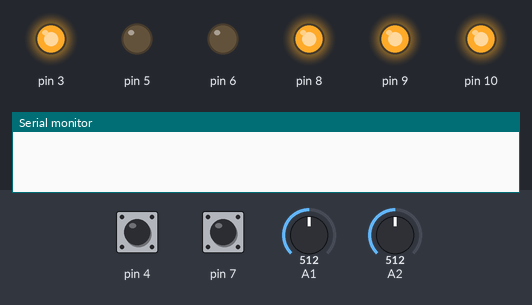
A sketch run on a simulated Arduino Uno, built with avr-gcc and run on an emulated ATmega328P. Shown: output pins drawn as LEDs (lit = HIGH), the last lines printed to the serial monitor. Dashed ring = blinking. Inputs (shaded band) come from the test bench; at power-on: pin 4 HIGH, pin 7 HIGH, A1 = 512, A2 = 512. Pins used as bus, display or sensor lines are not drawn.

Above: at 1.2 s.
1.3 s: pin 4 pulled LOW for 3.2 s
At 7.4 s:
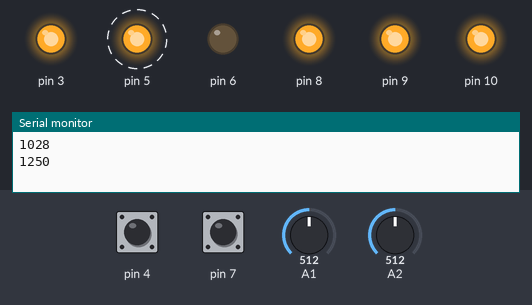
7.5 s: pin 4 pulled LOW for 0.15 s
9.3 s: pin 7 pulled LOW for 0.15 s
At 10.1 s:
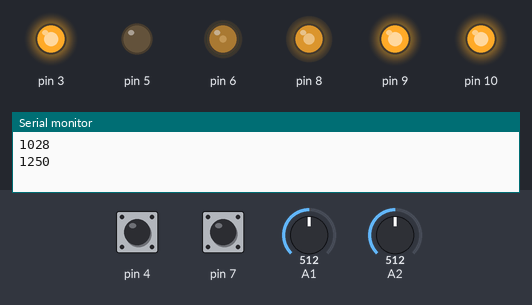
Timing chart, 0 to 17.0 s (numbered marks = the images above; inputs shaded):
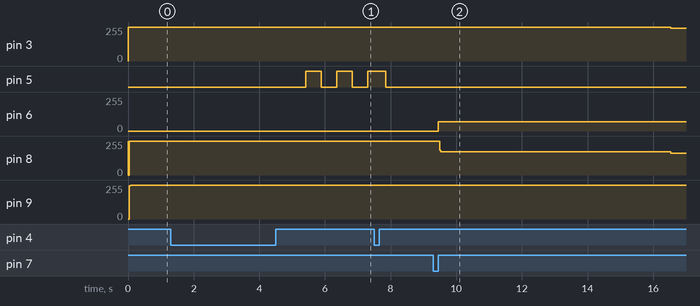

The sketch:

Arduino_Controller_Code.ino
```cpp
//Import the SPI library
#include <SPI.h>;

//CONSTANTS
// Define various ADC prescaler
//const unsigned char PS_2 = (1 << ADPS0); //Does not seem to work, ADC stops.
const unsigned char PS_4 = (1 << ADPS1);
//const unsigned char PS_8 = (1 << ADPS1) | (1 << ADPS0);
//const unsigned char PS_16 = (1 << ADPS2);
//const unsigned char PS_32 = (1 << ADPS2) | (1 << ADPS0);
//const unsigned char PS_64 = (1 << ADPS2) | (1 << ADPS1);
const unsigned char PS_128 = (1 << ADPS2) | (1 << ADPS1) | (1 << ADPS0); //Default pre-scaler in Arduino
const uint8_t d2 = 2; //ms delay in display SPI between commands
const float gammaInt = 2; //Gamma exponent for intensity
const float gammaTime = 3; //Gamma exponent for time
const uint32_t displayOff = 500000; //Number of idle cycles before display is turned off - approx. 1,000,000 cycles = 3 seconds
const uint8_t debounce = 200; //Time delay after button press/release to wait for bouncing to stop
const uint8_t buttonIntB = 70; //Saves on intensity of blue button
const uint8_t buttonIntR = 255; //Saves on intensity of red button
const uint16_t syncOn = 10; //ADC value when laser is turned on 0-5V = 0-1024
const uint16_t syncOff = 10; //ADC value when laser is turned off 0-5V = 0-1024

//VARAIBLES
uint8_t Bmode = 0; //Saves the current mode of the blue laser 0 = Manual; 1 = Scanimage sync; 2 = Scanimage trigger; 3 = Ext. Trigger;
uint8_t Rmode = 0; //Saves the current mode of the red laser 0 = Manual; 1 = Scanimage sync; 2 = Scanimage trigger; 3 = Ext. Trigger;
boolean Ron = 0; //Whether red laser is on
boolean Bon = 0; //Whether blue laser is on
char state[21] = "     ms     % Unlock"; //Array for laser state - last index is for '\0' character at end of string
uint16_t intB = 4; //Saves blue laser intensity 0-4095
uint16_t intR = 4; //Saves red laser intensity 0-4095
uint16_t timeR = 0; //Time for red laser to stay on
uint16_t timeB = 0; //Time for blue laser to stay on
uint8_t buttonIn = 0; //Saves the button command 0 = red On, 1 = blue On, 2 = red program, 3 = blue program, 4 = display program
uint32_t nCycle = 0; //Idle cycle counter
boolean dispOn = 1; //Whether display is on or off
boolean locked = 0; //Whether controls are locked or unlocked
boolean trigger = 0; //Records whether pulse has been sent for current trigger
uint16_t anaRead = 0; //Store analog pin value

void setup() {
  // set up the ADC
  ADCSRA &= ~PS_128;  // remove bits set by Arduino library
  ADCSRA |= PS_4;    //Sets sample rate to 308kHz - best temporal precision for 1-10kHz mirror
  DIDR0 = B11111111; //Turns off digital input on pins A0-A5 (PORTC) to decrease noise to ADC and current load

  Serial.begin(250000);
  Serial.setTimeout(100); //Wait up to 1 second for full byte string
  DDRD = B01101010; //Set pins 1, 3, 5, and 6 as output and the rest as input
  DDRB |= B00101011; //Set CS pins 8, 9 and SPI pins 11, 13 as output
  PORTD |= B10011000; //Set pin 3 high, and pins 4 and 7 as input pullup
  PORTB |= B00000011; //Set CS high to block SPI to components
  initializeDisplay(); //Boot the OLED display to the default text - must be initiazlized before SPI.begin

  //Initialize SPI communication
  SPI.begin();

  //Set both laser outputs to 0 intensity
  DACout(0,0);
  DACout(0,1);
  latch();
}

void loop() {
  //Check to see if a button is pressed
  if(~PIND & B10010000){
    SPI.end();
    buttonPress();
    SPI.begin();
  }
  if(dispOn){ //If inactivity timer runs out, turn off display
    nCycle++;
    if(nCycle > displayOff){
      SPI.end();
      command(B00001000); //turn off display
      dispOn = 0;
      SPI.begin();
    }
  }
  if(Bon || Ron) laserOut(); //Generate output if either laser is on
}

void laserOut(){
  //0 = Manual; 1 = Scanimage sync; 2 = Scanimage trigger; 3 = Ext. Trigger;
  if(Bon){ //If blue laser on
    if(Bmode > 2){ //If ext. trigger
      if(timeB){
        if((PIND & B00000100) && !trigger){ //If pulse goes high, latch laser on for set time
          trigger = 1;
          latch();
          delay(timeB);
          DACout(0, 1);
          latch();
          DACout(intB, 1);
        }
        else if(!(PIND & B00000100) && trigger) trigger = 0; //If pulse goes low, reset trigger
      }
      else{ //If sync have duration match pulse duration
        if((PIND & B00000100) && !trigger){ //If pulse goes high, latch laser on and load off value
          trigger = 1;
          latch();
          DACout(0, 1);
        }
        else if((!(PIND & B00000100) && trigger)){ //If pulse goes low, latch laser off and load on value
          trigger = 0;
          latch();
          DACout(intB, 1);
        }
      }
    }
    else if(Bmode > 1){
      anaRead = analogRead(0);
      if(timeB){
        if((anaRead > 10) && !trigger){ //If pulse goes high, latch laser on for set time
          trigger = 1;
          latch();
          delay(timeB);
          DACout(0, 1);
          latch();
          DACout(intB, 1);
        }
        else if((anaRead < 10) && trigger) trigger = 0; //If pulse goes low, reset trigger
      }
      else{ //If sync have duration match pulse duration
        if((anaRead > 10) && !trigger){ //If pulse goes high, latch laser on and load off value
          trigger = 1;
          latch();
          DACout(0, 1);
        }
        else if((anaRead < 10) && trigger){ //If pulse goes low, latch laser off and load on value
          trigger = 0;
          latch();
          DACout(intB, 1);
        }
      }
    }
    else if(Bmode){ //If scan sync
      DACout(analogRead(0)*4,1);
      latch();
    }
    else{ //If manual
      DACout(intB, 1);
      if(timeB){ //If not sync, pulse laser for set time
        latch();
        DACout(0, 1);
        delay(timeB);
        latch();
        SPI.end();
        toggleLaser(0); //Turn off laser
        SPI.begin();
      }
      else latch(); //If sync, hold at output
    }
  }
  else{ //If red laser on
    if(Rmode > 2){ //If ext. trigger
      if(timeR){
        if((PIND & B00000100) && !trigger){ //If pulse goes high, latch laser on for set time
          trigger = 1;
          latch();
          delay(timeR);
          DACout(0, 0);
          latch();
          DACout(intR, 0);
        }
        else if((!(PIND & B00000100) && trigger)) trigger = 0; //If pulse goes low, reset trigger
      }
      else{ //If sync have duration match pulse duration
        if((PIND & B00000100) && !trigger){ //If pulse goes high, latch laser on and load off value
          trigger = 1;
          latch();
          DACout(0, 0);
        }
        else if((!(PIND & B00000100) && trigger)){ //If pulse goes low, latch laser off and load on value
          trigger = 0;
          latch();
          DACout(intR, 0);
        }
      }
    }
    else if(Rmode > 1){ //Scan tirgger
      anaRead = analogRead(0);
      if(timeR){
        if((anaRead > syncOn) && !trigger){ //If pulse goes high, latch laser on for set time
          trigger = 1;
          latch();
          delay(timeR);
          DACout(0, 0);
          latch();
          DACout(intR, 0);
        }
        else if((anaRead < syncOff) && trigger) trigger = 0; //If pulse goes low, reset trigger
      }
      else{ //If sync have duration match pulse duration
        if((anaRead > syncOn) && !trigger){ //If pulse goes high, latch laser on and load off value
          trigger = 1;
          latch();
          DACout(0, 0);
        }
        else if((anaRead < syncOff) && trigger){ //If pulse goes low, latch laser off and load on value
          trigger = 0;
          latch();
          DACout(intR, 0);
        }
      }
    }
    else if(Rmode){
      DACout(analogRead(0)*4,0);
      latch();
    }
    else{ //If manual
      DACout(intR, 0);
      if(timeR > 0){ //If not sync, pulse laser for set time
        latch();
        DACout(0, 0);
        delay(timeR);
        latch();
        SPI.end();
        toggleLaser(2); //Turn off laser
        SPI.begin();
      }
      else latch(); //If sync, hold at output
    }
  }
}

void DACout(uint16_t intensity, uint16_t DAC){
     //Add 4 bit header to intensity value (0011)
    intensity = intensity + 12288 + 32768*DAC; //MSB - Bit 15 is 0,1 (32768) - DAC select, Bit 14 is 0 (16384) - unbuffered DAC, Bit 13 is 1 (8192) - 1x gain,  Bit 12 is 1 (4096) - Vout is active: 8192+4096 = 12288

    //Start communication by pulling CS pin (8) low
    PORTB &= B11111110;

    //Initialize communication settings
    SPI.beginTransaction(SPISettings(20000000, MSBFIRST, SPI_MODE0)); //Configure SPI to 20MHz, MSB first, and clock idle LOw/clock phase falling

    //Send the 16-bit intensity information to the DAC register
    SPI.transfer16(intensity);

    //Signal end of SPI communication
    SPI.endTransaction();

    //Raise CS pin to mark end of commnication
    PORTB |= B00000001;
}

void latch(){
  //Latch DAC value
  PORTD &= B11110111;
  PORTD &= B11110111;
  PORTD |= B00001000;
}

void buttonPress(){

  if(!dispOn){ //If diplay is off, only turn display on without changing settings
    command(B00001100); //Turn display on if off
    dispOn = 1;
    while(~PIND & B10010000); //Wait for button release
    delay(debounce); //Debounce
  }
  else{ //If display is already on, change settings
    uint8_t timer1 = 0;
    timer1++; //Start button hold timer
    while(~PIND & B10010000 && timer1){ //While button is held
      timer1++;
      delay(10);
      if(!(PIND & B00010000)) buttonIn = 0; //If red button
      if(!(PIND & B10000000)) buttonIn = 1; //If blue button
      if(!(PIND & B10010000) && !locked) timer1 = 0; //If both pressed and is unlocked, immediately lock
      if(!(timer1)){ //If timer has fully cycled, then set to button hold options
        if(!(PIND & B00010000)) buttonIn = 3;
        if(!(PIND & B10000000)) buttonIn = 4;
        if(!(PIND & B10010000)) buttonIn = 5;
      }
    }
    if(timer1 && !locked){ //If momentary press and unlocked , toggle lasers
      if(buttonIn) toggleLaser(0);
      else toggleLaser(2);
      timer1 = 0;
    }
    else if(!locked && buttonIn < 5) configure(); //Otherwise if siplay i
    else if(buttonIn == 5) lockDisp(); //If both buttons are held, lock/unlock display
    else; //Othewise do nothing other than momentarily illuminate the screen
  }
  nCycle = 0;
}

void lockDisp(){
  if((!Bmode && Bon) || (!Rmode && Ron)){  //Block locking the control in manual for safety reasons - do not want laser locked on
    if(Bon) command(192); //If blue on move cursor to R2, C15
    else command(212); //If red on move cursor to R4, C15
    printStr("No lock if manual on");

    while(~PIND & B10010000); //Wait for button release
    delay(debounce); //Debounce

    //Refresh full display to remove "N/A" text
    displayState(2+Ron);
    displayState(Bon);
  }
  else{
    locked = !locked; //Switch locked state
    if(locked){
      if(Bon) command(206); //If blue on move cursor to R2, C15
      else if(Ron) command(226); //If red on move cursor to R4, C15
      else command(218); //If both off, move to R4, C7
      printStr("Locked");
    }
    else{ //Otherwise, refresh full display to remove lock text
      displayState(2+Ron);
      displayState(Bon);
    }
    while(~PIND & B10010000); //Wait for button release
    delay(debounce); //Debounce
  }

}

void configure(){

  if(buttonIn < 5){ //If single button pressed, then configure individual laser
    buttonIn -= 3; //set button in to boolean value for simplicity - 0=red, 1=blue
    if(buttonIn) command(135); //Move cursor to R1 C12
    else command(155); //Move cursor to R3 C12
    printStr("CON");

    uint8_t a = 0; //initialize internal counter

    while(~PIND & B10010000){ //blink button while waiting for release
      delay(40);
      a++;
      if(a%32 == 0){
        if(buttonIn) analogWrite(6, buttonIntB);
        else analogWrite(5, buttonIntR);
      }
      else if (a%32 == 16){
        if(buttonIn) analogWrite(6, 0);
        else analogWrite(5, 0);
      }
    }

    uint8_t laser = 0; //Set display state configuration and show settings
    uint16_t a1a = 0; //store current a1
    uint16_t a2a = 0; //store current a2
    uint16_t a1b = 0; //store past a1
    uint16_t a2b = 0; //store past a2
    uint16_t num = 0; //store gamma corrected value and current ana sum
    int b = 0; //counter
    if(buttonIn) laser = 5;
    else laser = 7;
    displayState(laser);

    while((buttonIn && (PIND & B10000000)) || (!buttonIn && (PIND & B00010000))){ //While waiting for exiting button press
      a++;

      //Read knobs and change time/int accordingly
      num = 0;
      for(b=0; b<1064; b++){
        analogRead(1);
        if(b>=1000){
          delayMicroseconds(156);
          num += analogRead(1);
        }

      }
      a1a = num>>6;
      num = 0;
      for(b=0; b<1064; b++){
        analogRead(2);
        if(b>=1000){
          delayMicroseconds(156);
          num += analogRead(2);
        }

      }
      a2a = num>>6;
      delay(20);
      if(abs(a1a-a1b)>2){
        num = (uint16_t) (pow(1020, 1-gammaInt)*pow(a1a,gammaInt)*4);
        if(num > 4095) num = 4095; //Cap value at max DAC number
        if(buttonIn) intB = num;
        else intR = num;
        a1b = a1a;
        Serial.println(num);
      }
      if(abs(a2a-a2b)>2){
        num = (uint16_t) (pow(1024, 1-gammaTime)*pow(a2a,gammaTime)*9.766);
        if(buttonIn) timeB = num;
        else timeR = num;
        a2b = a2a;
        Serial.println(num);
      }
      if(a%16 == 0){
        if(buttonIn) analogWrite(6, buttonIntB);
        else analogWrite(5, buttonIntR);
      }
      else if (a%16 == 8){
        if(buttonIn) analogWrite(6, 0);
        else analogWrite(5, 0);
      }

      //Read mode button press and cycle mode accordingly
      if (buttonIn && !(PIND & B00010000)){
        Bmode++; //if blue laser config and red pressed cycle blue mode 1
        if(Bmode >= 4) Bmode = 0;
        while(~PIND & B00010000); //wait for button release
      }
      if (!buttonIn && !(PIND & B10000000)){
        Rmode++;
        if(Rmode >= 4) Rmode = 0;
        while(~PIND & B10000000); //wait for button release
      }
      displayState(laser); //Update the display accordingly
    }
    while(~PIND & B10010000); //wait for button release
    delay(debounce); //Debounce

    if(buttonIn) laser = Bon; //set display  and buttonsto prior configuration
    else laser = 2 + Ron;
    displayState(laser);
    if(buttonIn) command(135); //Move cursor to R1 C12
    else command(155); //Move cursor to R3 C12
    if((buttonIn && Bon) || (!buttonIn && Ron)) printStr("On ");
    else printStr("Off");
    if(buttonIn && Bon) analogWrite(6, buttonIntB);
    else if(buttonIn && !Bon) analogWrite(6, 0);
    if(!buttonIn && Ron) analogWrite(5, buttonIntR);
    else if(!buttonIn && !Ron) analogWrite(5, 0);
  }
  else{ //Othwise go into the display configure mode


  }
}

void toggleLaser(uint8_t laser){
  //First set both lasers to default of 0 int
  SPI.begin();
  DACout(0,0);
  DACout(0,1);
  latch();
  SPI.end();

  if(laser){ //If red laser
    Ron = !Ron;
    if(Ron){
      analogWrite(5, buttonIntR);
      SPI.begin();
      DACout(intR, 0); //Preload value into DAC for tirgger
      SPI.end();
    }
    else{
      analogWrite(5, 0);
      SPI.begin();
      DACout(0, 0); //Ensure laser is off
      SPI.end();
      latch();
    }
    command(155); //Move Cursor to R3, C10
    laser += Ron;
  }
  else{ //if blue laser
    Bon = !Bon;
    if(Bon){
      analogWrite(6, buttonIntB);
      SPI.begin();
      DACout(intB, 1); //Preload value into DAC for tirgger
      SPI.end();
    }
    else{
      analogWrite(6, 0);
      SPI.begin();
      DACout(0, 1); //Ensure laser is off
      SPI.end();
      latch();
    }
    command(135); //Move Cursor to R1, C10
    laser += Bon;
  }
  if(laser & B00000001) printStr("On ");
  else printStr("Off");
  displayState(laser);

  if(Bon & Ron){ //If both lasers are on, turn off the other laser
    if(laser & B00000010) toggleLaser(0);
    else toggleLaser(2);
  }
}


void displayState(uint8_t laser){

  //Update laser output
  uint16_t power = 0;
  uint16_t timed = 0;
  int a = 0;
  if(laser & B00000010){ //If red laser move to R4, C1
    command(212);
    power = intR;
    timed = timeR;
  }
  else{ //if blue laser move to R2, C1
    command(192);
    power = intB;
    timed = timeB;
  }
  power = (power*0.2443)+0.5; //Convert power from 12-bit to 0-1000
  if(laser & B00000001){ //If laser is on, show state
    if(timed > 0 && (((laser & B00000010) && (Rmode != 1)) || (!(laser & B00000010) && (Bmode != 1)))){ //If time > 0 and mode is not scan-sync, then show power
      for(a=4; a>=0; a--){ //Read out time numbers into state array
        if(timed){
          state[a] = (char) (timed % 10 + '0'); //Add 0 since result will be converted to ASCII value - 0 != '0'
          timed /= 10;
        }
        else state[a] = ' ';
      }
      state[5] = 'm';
    }
    else{ //Otherwise show sync
      state[1] = 'S';
      state[2] = 'y';
      state[3] = 'n';
      state[4] = 'c';
      state[5] = ' ';
    }
    if(((laser & B00000010) && (Rmode == 1)) || (!(laser & B00000010) && (Bmode == 1))){ //If in scan-sync - show sync - only scan-sync uses ADC to sync power
      state[8] = 'S';
      state[9] = 'y';
      state[10] = 'n';
      state[11] = 'c';
    }
    else if(power < 10){
      state[11] = (char) (power % 10 + '0'); //Add 0 since result will be converted to ASCII value - 0 != '0'
      state[10] = '.';
      state[9] = '0';
      state[8] = ' ';
    }
    else if(power < 100){
      state[11] = (char) (power % 10 + '0'); //Add 0 since result will be converted to ASCII value - 0 != '0'
      state[10] = '.';
      power /= 10;
      state[9] = (char) (power % 10 + '0'); //Add 0 since result will be converted to ASCII value - 0 != '0'
      state[8] = ' ';
    }
    else if(power < 995){
      power /= 10;
      state[11] = (char) (power % 10 + '0'); //Add 0 since result will be converted to ASCII value - 0 != '0'
      power /= 10;
      state[10] = (char) (power % 10 + '0'); //Add 0 since result will be converted to ASCII value - 0 != '0'
      state[9] = ' ';
      state[8] = ' ';
    }
    else{
      state[11] = '0';
      state[10] = '0';
      state[9] = '1';
      state[8] = ' ';
    }

    if(laser & B00000100) state[0] = B11110110; //If in configure, add arrow to start of line
    else state[0] = ' ';
    printStr(state);
  }
  else for(a=0; a<10; a++) printStr("- "); //if laser is off, display dashed lines

  //Update mode
  if(laser & B00000010){ //If red laser move to R3, C12
    command(159);
    if(Rmode == 0) printStr("Manual   ");
    else if(Rmode == 1) printStr("Scan-Sync");
    else if(Rmode == 2) printStr("Scan-Trig");
    else if(Rmode == 3) printStr("Ext. Trig");
  }
  else{
    command(139);
    if(Bmode == 0) printStr("Manual   ");
    else if(Bmode == 1) printStr("Scan-Sync");
    else if(Bmode == 2) printStr("Scan-Trig");
    else if(Bmode == 3) printStr("Ext. Trig");
  }
}

void initializeDisplay(){
  int a = 0;

  //Clear display and reset settings
  //Start communication by pulling CS pin (9) low
  PORTB &= B11111101;

  //Initialize communication settings with header
  RsRW(0,0);
  bitbang(B00111011);  //Set function - choose western european table 2
  delay(d2);
  RsRW(0,0);
  bitbang(B00001000); //Turn off display
  delay(d2);
  RsRW(0,0);
  bitbang(B00000001); //Clear display
  delay(d2);
  RsRW(0,0);
  bitbang(B00000110); //Entry mode set to increment
  delay(d2);
  RsRW(0,0);
  bitbang(B00000010); //Home Command
  delay(d2);
  RsRW(0,0);
  bitbang(B00001100); //Display On - no cursor

  //end communication by pulling CS pin (9) high
  PORTB |= B0000010;
  delay(d2);

  //Initialize text on screen
  //Start communication by pulling CS pin (9) low
  printStr("488 nm Off Manual   635 nm Off Manual   ");
  command(192);  //Move cursor to R2-CA
  for(a=0; a<20; a++) printStr("- ");

}

//Function to bit bang the RS and R/W leading bits to the OLED display
void RsRW(boolean RS, boolean RW){
  PORTB &= B11011111; //Set CLK low
  if(RS) PORTB |= B00001000; //Set MOSI pin to data state
  else   PORTB &= B11110111;
  PORTB |= B00100000; //Set CLK high to latch data

  PORTB &= B11011111; //Set CLK low
  if(RW) PORTB |= B00001000; //Set MOSI pin to data state
  else   PORTB &= B11110111;
  PORTB |= B00100000; //Set CLK high to latch data
}

void bitbang (byte ptr) {
    for(int b = 0; b<8; b++){
      PORTB &= B11011111; //Set CLK low
      if (ptr & 0x80) PORTB |= B00001000; //Set MOSI pin to data state
      else PORTB &= B11110111;
      PORTB |= B00100000; //Set CLK high to latch data
      ptr <<= 1; //Sift to next bit
    }
}

void printStr(char str[]){
  //Get the length of the char array
  uint8_t strLen = strlen(str);

  //Start communication by pulling CS pin (9) low
  PORTB &= B11111101;

  //Initialize communication settings with header
  RsRW(1,0);

  //Since Arduino and display both use ASCII, send ASCII char bytes one at a time
  for(int a = 0; a<strLen; a++) bitbang(str[a]);

  //end communication by pulling CS pin (9) high
  PORTB |= B0000010;
}

void command (uint8_t command){
  //Start communication by pulling CS pin (9) low
  PORTB &= B11111101;

  //Initialize communication settings with header
  RsRW(0,0);
  bitbang(command);  //send command

  //end communication by pulling CS pin (9) high
  PORTB |= B0000010;
  delay(d2);
}
```

Measured:
- after the input at 1.3 s, pin 5: alternates HIGH for 0.47 s and LOW for 0.47 s, starting after 4.1 s
- after the input at 9.3 s, pin 3: 255/255 → 245/255 after 7.2 s; pin 6: 0/255 → 70/255 after 0.15 s; pin 8: 255/255 → 173/255 after 0.19 s, → 163/255 7.0 s later
